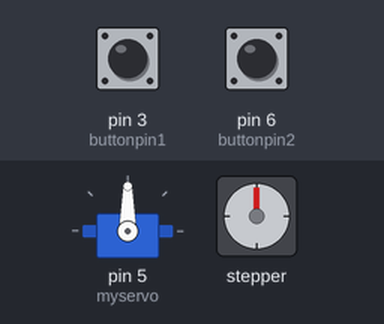
Bench run of a sketch on a simulated Arduino Uno, built with avr-gcc and run on an emulated ATmega328P. Shown: servo, stepper motor. The inputs (shaded band) are chosen by the test bench; at power-on: pin 6 (buttonpin2) HIGH, pin 3 (buttonpin1) HIGH. Stepper angles assume 1000 steps per turn.

Above: at 1.2 s.
1.3 s: pin 6 (buttonpin2) pulled LOW for 0.15 s
At 1.76 s:
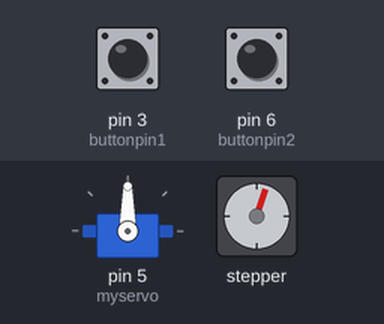
At 2.38 s:
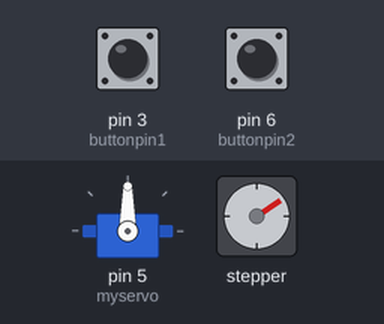
Timing chart, 0 to 14.8 s (numbered marks = the images above; inputs shaded):
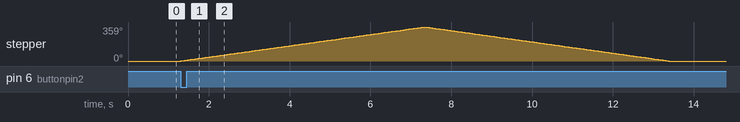

Measured:
- after the input at 1.3 s, stepper: turns 359° clockwise in 6.0 s, then 359° counter-clockwise in 6.0 s

The sketch:

glove_claw.ino
```cpp
/*
 Stepper Motor Control - one revolution

 This program drives a unipolar or bipolar stepper motor.
 The motor is attached to digital pins 8 - 11 of the Arduino.

 The motor should revolve one revolution in one direction, then
 one revolution in the other direction.

 */

#include <Servo.h>

#include <Stepper.h>


Servo myservo;  // create servo object to control a servo
// twelve servo objects can be created on most boards

int pos = 0;    // variable to store the servo position

const int stepsPerRevolution = 1000;  // change this to fit the number of steps per revolution

// initialize the stepper library on pins 8 through 11:
Stepper myStepper(stepsPerRevolution,8, 10, 9, 11);
int buttonpin1 = 3;
int buttonpin2 = 6;
int val1;
int val2;
void setup() {
  // set the speed at 20 rpm:
  myStepper.setSpeed(10);
  pinMode(buttonpin1,INPUT);
  pinMode(buttonpin2,INPUT);
  myservo.attach(5);
  // initialize the serial port:

  //Serial.begin(9600);
}

void loop() {
  // step one revolution  in one direction:
  //Serial.println("clockwise");
  val2=digitalRead(buttonpin2);
  if(val2==LOW){
    myStepper.step(stepsPerRevolution);
    val1 = digitalRead(buttonpin1);
    if(val1==LOW){
    for (pos = 80; pos <= 180; pos += 1) { // goes from 0 degrees to 180 degrees
    // in steps of 1 degree
       myservo.write(pos);              // tell servo to go to position in variable 'pos'
       delay(15);                       // waits 15ms for the servo to reach the position
     }
     /*
     for (pos = 180; pos >= 80; pos -= 1) { // goes from 180 degrees to 0 degrees
      myservo.write(pos);              // tell servo to go to position in variable 'pos'
      delay(15);                       // waits 15ms for the servo to reach the position
     }*/

    }


    myStepper.step(-stepsPerRevolution);


  }

  // step one revolution in the other direction:
  //Serial.println("counterclockwise");

}
```
